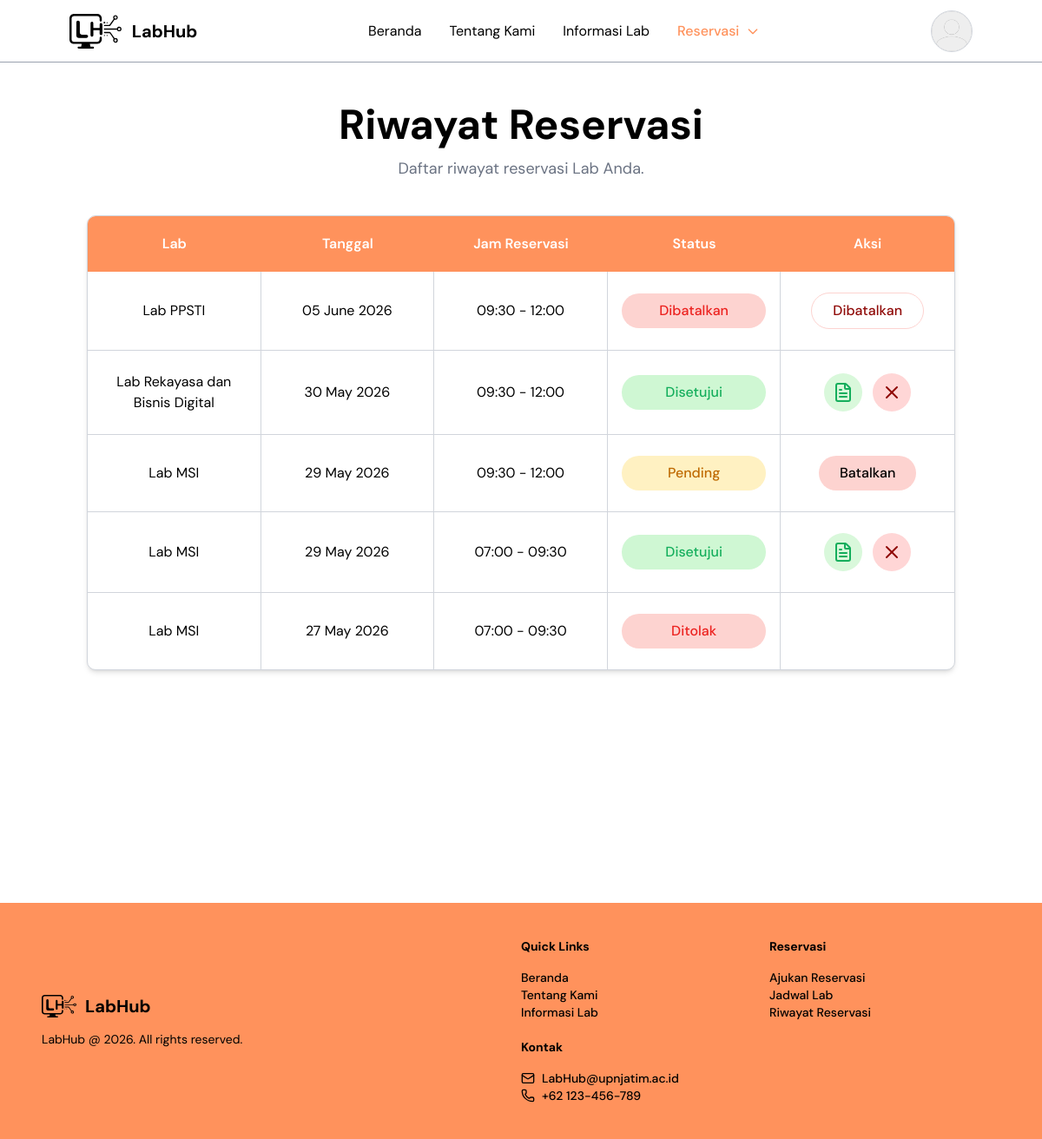
The page /index.php?page=riwayat_reservasi (signed in) on the database its author committed.
### tables this page shows
CREATE TABLE `reservasi` (
  `id` int NOT NULL,
  `user_id` int NOT NULL,
  `jadwal_id` int NOT NULL,
  `kode_reservasi` varchar(100) DEFAULT NULL,
  `dosen_penanggung_jawab` varchar(100) NOT NULL,
  `kontak` varchar(30) NOT NULL,
  `keperluan` text NOT NULL,
  `berkas` varchar(255) DEFAULT NULL,
  `status` enum('Pending','Disetujui','Ditolak','Dibatalkan','Belum Ambil Kunci','Sedang Berlangsung','Selesai') DEFAULT 'Pending',
  `created_at` timestamp NULL DEFAULT CURRENT_TIMESTAMP,
  `alasan_pembatalan` text
);

CREATE TABLE `labs` (
  `id` int NOT NULL,
  `nama_lab` varchar(100) NOT NULL,
  `kode_lab` varchar(10) NOT NULL,
  `kategori` varchar(100) DEFAULT NULL,
  `lokasi` varchar(100) DEFAULT NULL,
  `luas` int DEFAULT NULL,
  `kapasitas` int DEFAULT '0',
  `fasilitas` text,
  `deskripsi` text,
  `gambar` varchar(255) DEFAULT NULL,
  `jam_buka` time NOT NULL,
  `jam_tutup` time NOT NULL,
  `status` enum('Tersedia','Perbaikan','Non-aktif') DEFAULT 'Tersedia',
  `created_at` timestamp NULL DEFAULT CURRENT_TIMESTAMP,
  `slug` varchar(255) DEFAULT NULL
);

CREATE TABLE `jadwal` (
  `id` int NOT NULL,
  `lab_id` int NOT NULL,
  `tanggal` date NOT NULL,
  `sesi` varchar(50) NOT NULL,
  `jam_mulai` time NOT NULL,
  `jam_selesai` time NOT NULL,
  `created_at` timestamp NULL DEFAULT CURRENT_TIMESTAMP
);

### pages/riwayat_reservasi.php (the view, shortened to what this page needs)
<?php
include __DIR__ .
    '/../config/config.php';
$limit = 10;
$pageNumber =
    isset($_GET['p'])
    ? (int) $_GET['p']
    : 1;
$offset =
    ($pageNumber - 1) * $limit;
$user_id =
    $_SESSION['user_id'];
$stmt =
    mysqli_prepare(
        $conn,
        "SELECT
            reservasi.id,
            reservasi.status,
            reservasi.kode_reservasi,
            labs.nama_lab,
            jadwal.tanggal,
            jadwal.jam_mulai,
            jadwal.jam_selesai
        FROM reservasi
        JOIN jadwal
        ON reservasi.jadwal_id = jadwal.id
        JOIN labs
        ON jadwal.lab_id = labs.id
        WHERE reservasi.user_id = ?
        ORDER BY jadwal.tanggal DESC
        LIMIT ? OFFSET ?"
    );
mysqli_stmt_bind_param(
    $stmt,
    "iii",
    $user_id,
    $limit,
    $offset
);
mysqli_stmt_execute(
    $stmt
);
$result =
    mysqli_stmt_get_result(
        $stmt
    );
?>
<section class="mt-30 px-4 sm:px-6 lg:px-25 min-h-screen">
    <div class="flex flex-col gap-10">
        <div class="
            flex
            flex-col
            items-center
            text-center
            gap-3
        ">
            <h1 class="
                text-3xl
                sm:text-4xl
                md:text-5xl
                xl:text-6xl
                font-bold
            ">
                Riwayat Reservasi
            </h1>
            <p class="
                text-gray-500
                text-sm
                sm:text-base
                lg:text-lg
            ">
                Daftar riwayat reservasi Lab Anda.
            </p>
        </div>
        <div class="
            border
        border-gray-300
            rounded-[10px]
            overflow-hidden
            bg-white
            md:shadow-md
            w-full
        ">
            <div class="hidden md:block">
                <div class="
                    grid
                    grid-cols-5
                    bg-[#FF925C]
                    text-white
                    font-semibold
                ">
                    <div class="
                        py-5
                        px-4
                        text-center
                    ">
                        Lab
                    </div>
                    <div class="
                        py-5
                        px-4
                        text-center
                    ">
                        Tanggal
                    </div>
                    <div class="
                        py-5
                        px-4
                        text-center
                    ">
                        Jam Reservasi
                    </div>
                    <div class="
                        py-5
                        px-4
                        text-center
                    ">
                        Status
                    </div>
                    <div class="
                        py-5
                        px-4
                        text-center
                    ">
                        Aksi
                    </div>
                </div>
                <div class="divide-y divide-gray-300">
                    <?php if (
                        mysqli_num_rows($result)
                        > 0
                    ): ?>
                        <?php while (
                            $item =
                            mysqli_fetch_assoc(
                                $result
                            )
                        ): ?>
                            <?php
                            $statusClass =
                                'bg-[#FDD3D0] text-[#EC221F]';
                            if (
                                $item['status']
                                == 'Pending'
                            ) {
                                $statusClass =
                                    'bg-[#FFF1C2] text-[#BF6A02]';
                            } elseif (
                                $item['status']
                                == 'Disetujui'
                            ) {
                                $statusClass =
                                    'bg-[#CFF7D3] text-[#14AE5C]';
                            }
                            ?>
                            <div class="
                                grid
                                grid-cols-5
                                items-stretch
                            ">
                                <div class="
                                    py-6
                                    px-4
                                    border-r
                                    border-gray-300
                                    flex
                                    items-center
                                    justify-center
                                    text-center
                                ">
                                    <?= htmlspecialchars(
                                        $item['nama_lab']
                                    ) ?>
                                </div>
                                <div class="
                                    py-6
                                    px-4
                                    border-r
                                    border-gray-300
                                    flex
                                    items-center
                                    justify-center
                                    text-center
                                ">
                                    <?= date(
                                        'd F Y',
                                        strtotime(
                                            $item['tanggal']
                                        )
                                    ) ?>
                                </div>
                                <div class="
                                    py-6
                                    px-4
                                    border-r
                                    border-gray-300
                                    flex
                                    items-center
                                    justify-center
                                    text-center
                                    whitespace-nowrap
                                ">
                                    <?= substr(
                                        $item['jam_mulai'],
                                        0,
                                        5
                                    ) ?>
                                    -
                                    <?= substr(
                                        $item['jam_selesai'],
                                        0,
                                        5
                                    ) ?>
                                </div>
                                <div class="
                                    py-6
                                    px-4
                                    border-r
                                    border-gray-300
                                    flex
                                    justify-center
                                    items-center
                                ">
                                    <div class="
                                        flex
                                        justify-center
                                        items-center
                                        w-full
                                    ">
                                        <span class="
                                            px-4
                                            py-2
                                            rounded-full
                                            font-medium
                                            text-center
                                            w-full
                                            <?= $statusClass ?>
                                        ">
                                            <?= $item['status'] ?>
                                        </span>
                                    </div>
                                </div>
                                <div class="
                                    py-6
                                    px-4
                                    flex
                                    justify-center
                                    items-center
                                ">
                                    <div class="
                                        flex
                                        justify-center
                                        items-center
                                        gap-3
                                    ">
                                        <?php if (
                                            $item['status']
                                            == 'Pending'
                                        ): ?>
                                            <button onclick="openDeleteModal(<?= $item['id'] ?>)" class="
                                                px-6
                                                py-2
                                                rounded-full
                                                bg-[#FDD3D0]
                                                font-medium
                                                hover:opacity-80
                                                cursor-pointer
                                            ">
                                                Batalkan
                                            </button>
                                        <?php elseif (
                                            $item['status']
                                            == 'Disetujui'
                                        ): ?>
                                            <button data-code="<?= $item['kode_reservasi'] ?>" data-date="<?= date(
                                                  'd F Y',
                                                  strtotime($item['tanggal'])
                                              ) ?>" data-time="<?= substr(
                                                   $item['jam_mulai'],
                                                   0,
                                                   5
                                               ) ?>
-
    <?= substr(
                        $item['jam_selesai'],
                        0,
                        5
                    ) ?>" onclick="
        openCodeModal(this)
    " class="
                                                w-11
                                                h-11
                                                rounded-full
                                                bg-[#D9F8DB]
                                                flex
                                                items-center
                                                justify-center
                                                hover:opacity-80
                                                cursor-pointer
                                            ">
                                                <i data-lucide="file-text" class="text-[#14AE5C]"></i>
                                            </button>
                                            <button onclick="
                                                                openCancelModal(
                                                                    <?= $item['id'] ?>
                                                                )
                                                            " class="
                                                w-11
                                                h-11
                                                rounded-full
                                                bg-[#FFD6D6]
                                                flex
                                                items-center
                                                justify-center
                                                hover:opacity-80
                                                cursor-pointer
                                            ">
                                                <i data-lucide="x" class="text-[#900B09]"></i>
                                            </button>
                                        <?php elseif (
                                            $item['status']
                                            == 'Dibatalkan'
                                        ): ?>
                                            <span class="
                                                px-6
                                                py-2
                                                rounded-full
                                                border
                                                border-[#FDD3D0]
                                                text-[#900B09]
                                                font-medium
                                            ">
                                                Dibatalkan
                                            </span>
                                        <?php else: ?>
                                        <?php endif; ?>
                                    </div>
                                </div>
                            </div>
                        <?php endwhile; ?>
                    <?php endif; ?>
                </div>
            </div>
        </div>
    </div>
</section>

### rows shown on the page
reservasi: labs.nama_lab "Lab PPSTI", jadwal.tanggal "05 June 2026", jadwal.jam_mulai "09:30", jadwal.jam_selesai "12:00", status "Dibatalkan"
reservasi: labs.nama_lab "Lab Rekayasa dan Bisnis Digital", jadwal.tanggal "30 May 2026", jadwal.jam_mulai "09:30", jadwal.jam_selesai "12:00", status "Disetujui"
reservasi: labs.nama_lab "Lab MSI", jadwal.tanggal "29 May 2026", jadwal.jam_mulai "09:30", jadwal.jam_selesai "12:00", status "Pending"
reservasi: labs.nama_lab "Lab MSI", jadwal.tanggal "29 May 2026", jadwal.jam_mulai "07:00", jadwal.jam_selesai "09:30", status "Disetujui"
reservasi: labs.nama_lab "Lab MSI", jadwal.tanggal "27 May 2026", jadwal.jam_mulai "07:00", jadwal.jam_selesai "09:30", status "Ditolak"
